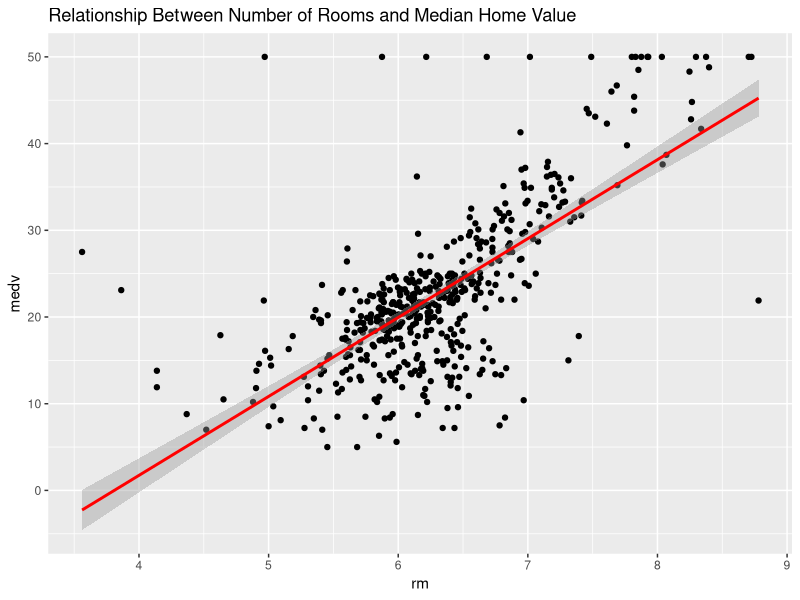
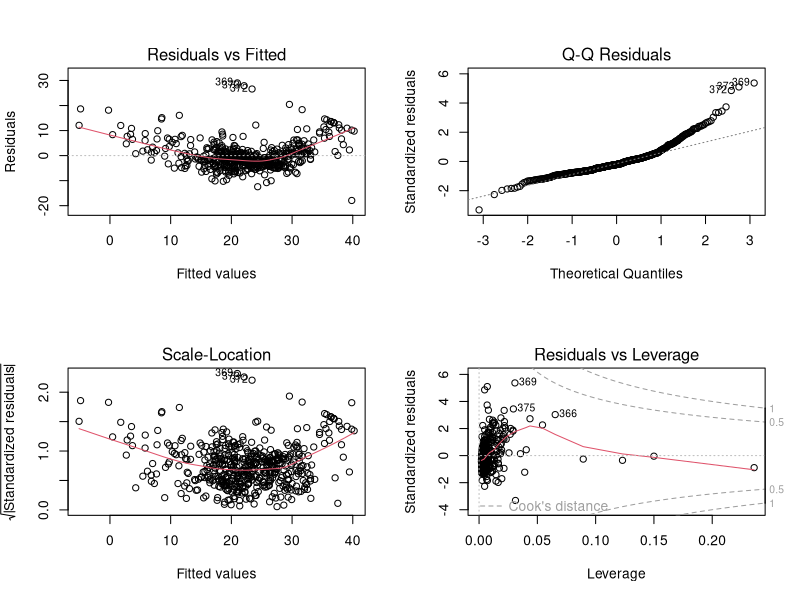

The R source for these figures, in order:
## ---- chunk 1
knitr::opts_chunk$set(echo = TRUE)
## ---- chunk 2
#install.packages(c("tidyverse", "broom", "ggplot2", "caret", "car", "MASS"))
library(tidyverse)
library(broom)
library(ggplot2)
library(caret)
library(car)
library(MASS)
## ---- chunk 3
data("Boston")
boston_data <- as_tibble(Boston)
head(boston_data)
## ---- chunk 4
summary(boston_data)
## ---- chunk 5
ggplot(boston_data, aes(x = rm, y = medv)) +
  geom_point() +
  geom_smooth(method = "lm", color = "red") +
  labs(title = "Relationship Between Number of Rooms and Median Home Value")
## ---- chunk 6
model <- lm(medv ~ rm + lstat + crim, data = boston_data)
summary(model)
## ---- chunk 7
par(mfrow = c(2, 2))
plot(model)
## ---- chunk 8
vif(model)
## ---- chunk 9
boston_data <- boston_data %>% mutate(
  log_medv = log(medv),
  log_lstat = log(lstat + 1)
)

log_model <- lm(log_medv ~ rm + log_lstat + crim, data = boston_data)
summary(log_model)
## ---- chunk 10
set.seed(123)
train_control <- trainControl(method = "cv", number = 10)
cv_model <- train(medv ~ rm + lstat + crim, data = boston_data, method = "lm", trControl = train_control)
cv_model
## ---- chunk 11
model_dis <- lm(medv ~ rm + lstat + crim + dis, data = boston_data)
summary(model_dis)
## ---- chunk 12
vif(model_dis)
## ---- chunk 13
model_new <- lm(medv ~ rm + lstat + crim + +dis+ age, data = boston_data)
summary(model_new)
## ---- chunk 14
vif(model_new)
